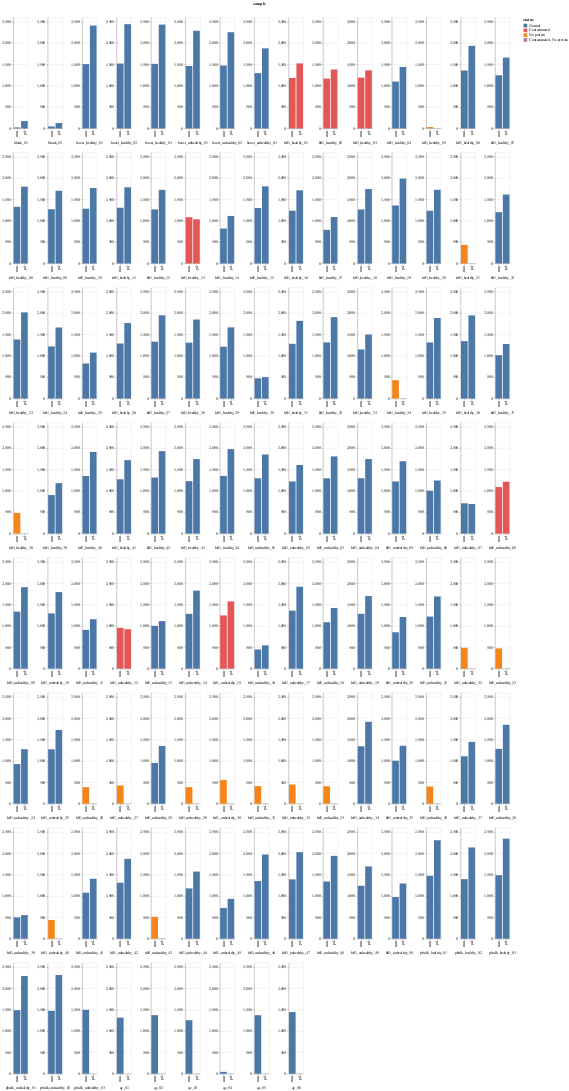

Source (notebook cell):
### Code cell
oscutils.make_proteins_counts_plot(quant_or_found="quant", clean=False)

### Figure 1 — Vega-Lite specification as saved in the notebook (floating-point values rounded to 4 significant figures; data arrays with more than 128 entries replaced by an {"elided": "..."} marker saying what was removed)
{"config": {"view": {"continuousWidth": 400, "continuousHeight": 300}, "facet": {"spacing": 0}}, "data": {"name": "data-d3daf739d7daa8c7e9a86705956ea7f6"}, "facet": {"field": "sample", "header": {"labelOrient": "bottom"}, "type": "nominal"}, "spec": {"mark": "bar", "encoding": {"color": {"field": "status", "scale": {"domain": ["Normal", "Contaminated", "No protein", "Contaminated, No protein"], "range": ["#4c78a8", "#e45756", "#f58518", "#b279a2"]}, "type": "nominal"}, "x": {"axis": {"title": " ", "titleY": -320}, "field": "software", "type": "nominal"}, "y": {"axis": {"title": null}, "field": "quant_proteins_count", "type": "quantitative"}}}, "columns": 15, "resolve": {"axis": {"x": "independent", "y": "independent"}}, "$schema": "https://vega.github.io/schema/vega-lite/v4.17.0.json", "datasets": {"data-d3daf739d7daa8c7e9a86705956ea7f6": {"elided": "228 records"}}}
